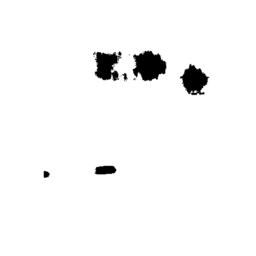
#> input picture exp/inp_masks_raindrop/mask_th05_all/10_rain.png, 256 x 256 px, found by its file name; its folder holds only this picture in this run
$ python get_mask.py --file mask_th05_all/10_rain.png
#> lines starting #> are read from the running program, lines starting #| are printed output that depends on the picture; after the words box and inside, x2 and y2 are one past the last pixel; in counts of white or black regions, pixels touching at a corner belong together
import numpy as np
import cv2
import argparse

def get_args():
    parser = argparse.ArgumentParser()
    parser.add_argument("--file", type=str)
    args = parser.parse_args()
    return args


if __name__ == '__main__':
    args = get_args()
#     print(args.file)
    mask = cv2.imread("/workspace/DDNM/exp/inp_masks_raindrop/mask_th05_all/"+args.file)
#> mask is the input picture: shape (256, 256, 3); min 0, max 255, mean 247.3
#     print(mask)
    print(mask.shape)
#| (256, 256, 3)
    mask = mask[:, :, 0]
#> mask: shape (256, 256)
    mask = (mask == 255) * 1
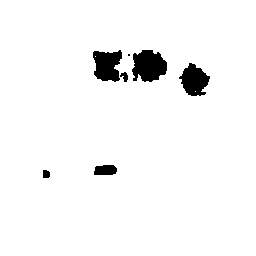
#> mask: shape (256, 256) int64; values 0 (black) and 1 (white), 96.2% white; 7 black regions (1 under 20 px), largest, box (x1, y1, x2, y2) and area: (132, 50, 167, 82) 851, (93, 50, 122, 82) 693, (179, 63, 210, 96) 648, (94, 165, 117, 175) 203, (43, 170, 50, 178) 51, (120, 72, 128, 82) 48
    print(mask.shape)
#| (256, 256)
    np.save("/workspace/DDNM/exp/inp_masks_raindrop/mask.npy", mask)

$ run again, on exp/inp_masks_raindrop/mask_th05_all/14_rain.png
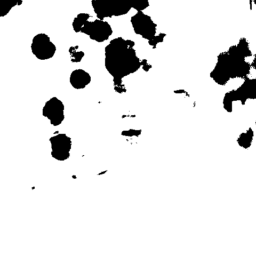
#> input picture exp/inp_masks_raindrop/mask_th05_all/14_rain.png, 256 x 256 px, found by its file name
#> mask is the input picture: shape (256, 256, 3); min 0, max 255, mean 225.7
#| (256, 256, 3)
#> `mask = (mask == 255) * 1`:
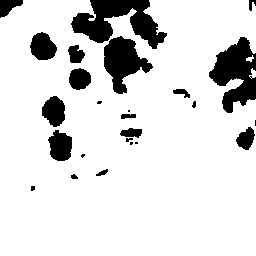
#> mask: shape (256, 256) int64; values 0 (black) and 1 (white), 86% white; 25 black regions (8 under 20 px), largest, box (x1, y1, x2, y2) and area: (71, 0, 167, 49) 2364, (209, 37, 256, 113) 2042, (104, 36, 153, 94) 1497
#| (256, 256)

$ run again, on exp/inp_masks_raindrop/mask_th05_all/15_rain.png
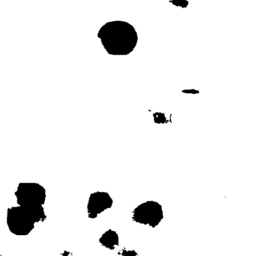
#> input picture exp/inp_masks_raindrop/mask_th05_all/15_rain.png, 256 x 256 px, found by its file name
#> mask is the input picture: shape (256, 256, 3); min 0, max 255, mean 238.5
#| (256, 256, 3)
#> `mask = (mask == 255) * 1`:
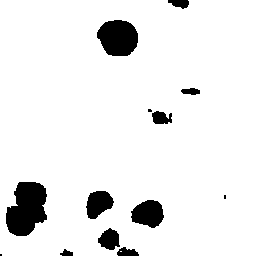
#> mask: shape (256, 256) int64; values 0 (black) and 1 (white), 92.4% white; 13 black regions (3 under 20 px), largest, box (x1, y1, x2, y2) and area: (6, 182, 47, 236) 1637, (97, 20, 138, 56) 1167, (131, 200, 164, 228) 675
#| (256, 256)

$ run again, on exp/inp_masks_raindrop/mask_th05_all/16_rain.png
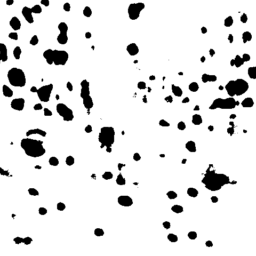
#> input picture exp/inp_masks_raindrop/mask_th05_all/16_rain.png, 256 x 256 px, found by its file name
#> mask is the input picture: shape (256, 256, 3); min 0, max 255, mean 225.1
#| (256, 256, 3)
#> `mask = (mask == 255) * 1`:
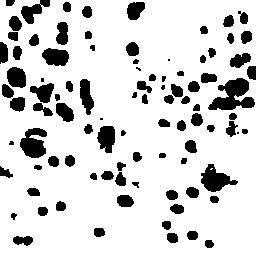
#> mask: shape (256, 256) int64; values 0 (black) and 1 (white), 83.6% white; 94 black regions (7 under 20 px), largest, box (x1, y1, x2, y2) and area: (208, 78, 255, 110) 850, (20, 128, 47, 158) 555, (201, 164, 238, 192) 536
#| (256, 256)

$ run again, on exp/inp_masks_raindrop/mask_th05_all/11_rain.png
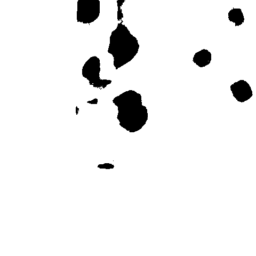
#> input picture exp/inp_masks_raindrop/mask_th05_all/11_rain.png, 256 x 256 px, found by its file name
#> mask is the input picture: shape (256, 256, 3); min 0, max 255, mean 239.8
#| (256, 256, 3)
#> `mask = (mask == 255) * 1`:
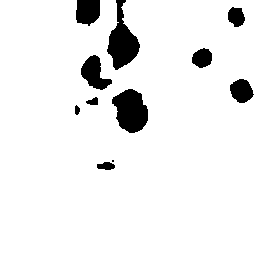
#> mask: shape (256, 256) int64; values 0 (black) and 1 (white), 93% white; 11 black regions (1 under 20 px), largest, box (x1, y1, x2, y2) and area: (107, 0, 140, 70) 1148, (112, 89, 148, 133) 1127, (81, 55, 112, 90) 590
#| (256, 256)
